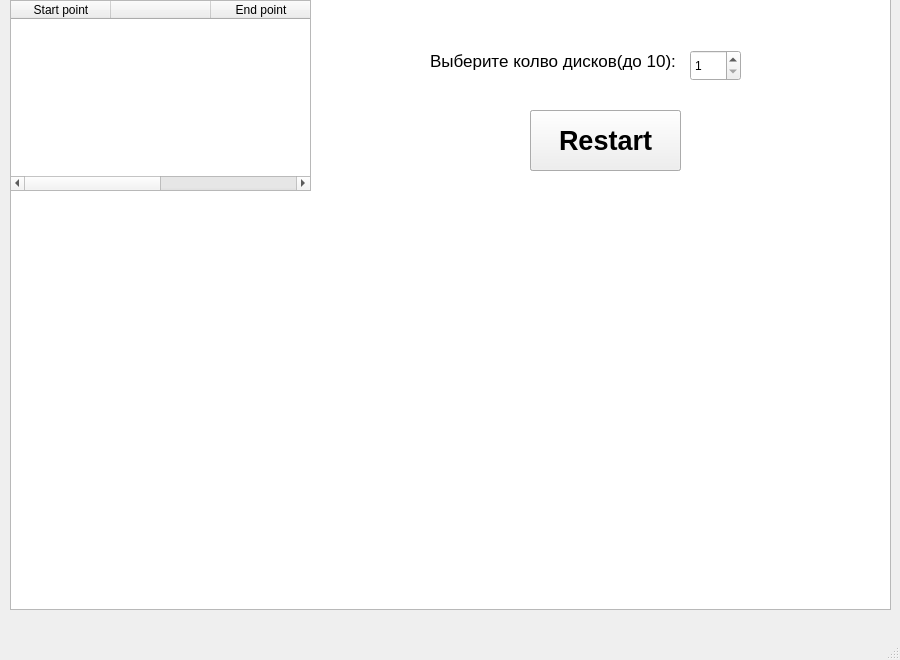
<?xml version="1.0" encoding="UTF-8"?>
<ui version="4.0">
 <class>MainWindow</class>
 <widget class="QMainWindow" name="MainWindow">
  <property name="geometry">
   <rect>
    <x>0</x>
    <y>0</y>
    <width>900</width>
    <height>660</height>
   </rect>
  </property>
  <property name="minimumSize">
   <size>
    <width>900</width>
    <height>660</height>
   </size>
  </property>
  <property name="maximumSize">
   <size>
    <width>900</width>
    <height>660</height>
   </size>
  </property>
  <property name="windowTitle">
   <string>MainWindow</string>
  </property>
  <widget class="QWidget" name="centralwidget">
   <widget class="QGraphicsView" name="graphicsView">
    <property name="geometry">
     <rect>
      <x>10</x>
      <y>-1</y>
      <width>881</width>
      <height>611</height>
     </rect>
    </property>
   </widget>
   <widget class="QPushButton" name="StartButton">
    <property name="geometry">
     <rect>
      <x>530</x>
      <y>110</y>
      <width>151</width>
      <height>61</height>
     </rect>
    </property>
    <property name="font">
     <font>
      <pointsize>20</pointsize>
      <bold>true</bold>
     </font>
    </property>
    <property name="text">
     <string>START</string>
    </property>
   </widget>
   <widget class="QSpinBox" name="spinBox">
    <property name="geometry">
     <rect>
      <x>690</x>
      <y>50</y>
      <width>51</width>
      <height>31</height>
     </rect>
    </property>
    <property name="minimum">
     <number>1</number>
    </property>
    <property name="maximum">
     <number>10</number>
    </property>
    <property name="value">
     <number>1</number>
    </property>
   </widget>
   <widget class="QLabel" name="label">
    <property name="geometry">
     <rect>
      <x>430</x>
      <y>50</y>
      <width>251</width>
      <height>21</height>
     </rect>
    </property>
    <property name="font">
     <font>
      <pointsize>13</pointsize>
     </font>
    </property>
    <property name="text">
     <string>Выберите колво дисков(до 10):</string>
    </property>
   </widget>
   <widget class="QTableWidget" name="table">
    <property name="geometry">
     <rect>
      <x>10</x>
      <y>0</y>
      <width>301</width>
      <height>191</height>
     </rect>
    </property>
    <column>
     <property name="text">
      <string>Start point</string>
     </property>
    </column>
    <column>
     <property name="text">
      <string/>
     </property>
    </column>
    <column>
     <property name="text">
      <string>End point</string>
     </property>
    </column>
    <column>
     <property name="text">
      <string/>
     </property>
    </column>
   </widget>
   <widget class="QPushButton" name="RestartBut">
    <property name="geometry">
     <rect>
      <x>530</x>
      <y>110</y>
      <width>151</width>
      <height>61</height>
     </rect>
    </property>
    <property name="font">
     <font>
      <pointsize>20</pointsize>
      <bold>true</bold>
     </font>
    </property>
    <property name="text">
     <string>Restart</string>
    </property>
   </widget>
  </widget>
  <widget class="QMenuBar" name="menubar">
   <property name="geometry">
    <rect>
     <x>0</x>
     <y>0</y>
     <width>900</width>
     <height>22</height>
    </rect>
   </property>
  </widget>
  <widget class="QStatusBar" name="statusbar"/>
 </widget>
 <resources/>
 <connections/>
</ui>
